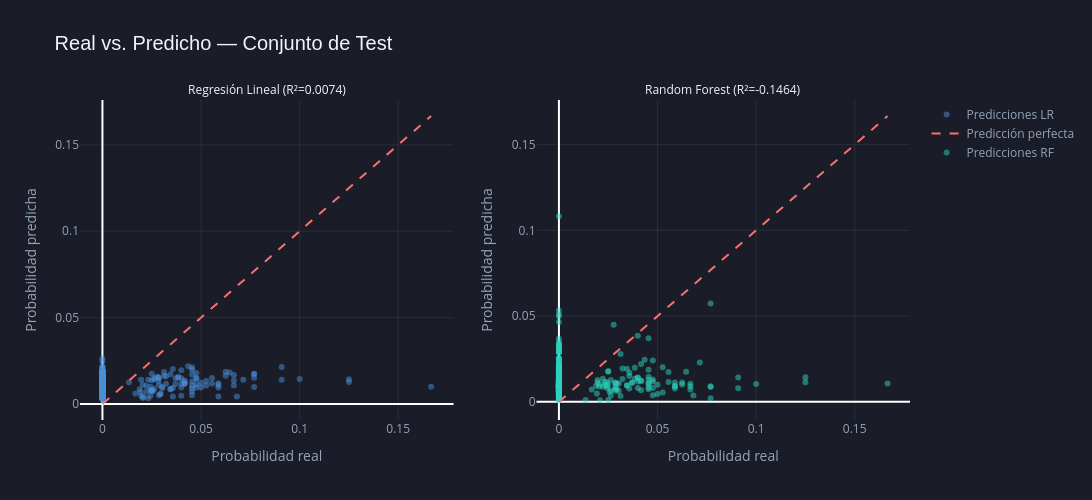

Notebook code for this chart:
### Markdown cell above
El gráfico presenta una comparación directa de los errores de predicción (RMSE y MAE) entre el modelo de Regresión Lineal y el algoritmo de Random Forest, evaluados sobre el conjunto de test. Dado que ambas métricas miden el desvío de las predicciones respecto a los valores reales, un valor menor indica un mejor rendimiento.

1. Interpretación de las Métricas
MAE (Error Absoluto Medio): La Regresión Lineal presenta un MAE de 0.01710 frente al 0.01778 de Random Forest. Esto significa que, en promedio, las predicciones de la Regresión Lineal se equivocan por un margen ligeramente menor.

RMSE (Error Cuadrático Medio): En ambas alternativas el RMSE es mayor que el MAE (LR: 0.02526 vs. RF: 0.02698). Esto es un comportamiento normal en ciencia de datos, ya que el RMSE penaliza con mayor severidad los errores grandes o valores atípicos (outliers).

2. Conclusión Principal
Contrario a la intuición inicial de que los modelos basados en árboles siempre superan a los lineales, para este conjunto de datos específico de siniestralidad vial, la Regresión Lineal demostró una capacidad de generalización ligeramente superior, manteniendo tanto el error promedio como la penalización por grandes desvíos por debajo de los niveles de Random Forest.

### Code cell
# ── Gráfico 2: Real vs Predicho — ambos modelos ───────────────────────────────
import plotly.graph_objects as go
from plotly.subplots import make_subplots

# 1. Calculamos los límites globales para que la línea roja cruce perfecto
min_val = min(y_test.min(), y_pred_lr.min(), y_pred_rf.min())
max_val = max(y_test.max(), y_pred_lr.max(), y_pred_rf.max())
lims = [min_val, max_val]

# 2. Creamos la estructura de 1 fila y 2 columnas (Subplots)
fig_real_predicho = make_subplots(
    rows=1, cols=2, 
    subplot_titles=(
        f'Regresión Lineal (R²={metricas_lr["R2"]:.4f})', 
        f'Random Forest (R²={metricas_rf["R2"]:.4f})'
    )
)

# --- SUBPLOT 1: Regresión Lineal (Izquierda) ---
fig_real_predicho.add_trace(
    go.Scatter(
        x=y_test, y=y_pred_lr, mode='markers',
        marker=dict(color='#4A90D9', opacity=0.5, size=6), # Azul claro
        name='Predicciones LR'
    ),
    row=1, col=1
)
fig_real_predicho.add_trace(
    go.Scatter(
        x=lims, y=lims, mode='lines',
        line=dict(color='#F87171', dash='dash', width=2), # Coral para resaltar el error
        name='Predicción perfecta'
    ),
    row=1, col=1
)

# --- SUBPLOT 2: Random Forest (Derecha) ---
fig_real_predicho.add_trace(
    go.Scatter(
        x=y_test, y=y_pred_rf, mode='markers',
        marker=dict(color='#2DD4BF', opacity=0.5, size=6), # Verde Teal
        name='Predicciones RF'
    ),
    row=1, col=2
)
fig_real_predicho.add_trace(
    go.Scatter(
        x=lims, y=lims, mode='lines',
        line=dict(color='#F87171', dash='dash', width=2),
        showlegend=False
    ),
    row=1, col=2
)

# 3. DISEÑO UNIFICADO OSCURO
fig_real_predicho.update_layout(
    title_text='Real vs. Predicho — Conjunto de Test',
    title_font_size=20,
    title_font_family='Arial',
    
    font_color='#F1F5F9',     # Letras principales claras
    paper_bgcolor='#1A1D27',  # Fondo tarjeta oscuro
    plot_bgcolor='#1A1D27',   # Fondo gráfico oscuro
    
    height=500,
    width=1100,
    showlegend=True,
    legend=dict(font=dict(color='#94A3B8')),
    hovermode='closest'
)

# 4. Ajustes de legibilidad para ejes y grillas tenues
fig_real_predicho.update_xaxes(
    title_text='Probabilidad real', 
    showgrid=True, 
    gridcolor='rgba(255,255,255,0.07)', 
    color='#94A3B8',
    tickfont=dict(color='#94A3B8')
)
fig_real_predicho.update_yaxes(
    title_text='Probabilidad predicha', 
    showgrid=True, 
    gridcolor='rgba(255,255,255,0.07)', 
    color='#94A3B8',
    tickfont=dict(color='#94A3B8')
)

# Truco para forzar el color claro en los subtítulos de los subplots
for annotation in fig_real_predicho['layout']['annotations']:
    annotation['font'] = dict(color='#F1F5F9')

# Mostramos el gráfico interactivo
fig_real_predicho.show()

### Figure 1 — Plotly figure (JSON) as saved in the notebook; plotly's stock layout.template omitted (floating-point values rounded to 4 significant figures; data arrays with more than 128 entries replaced by an {"elided": "..."} marker saying what was removed)
{"data": [{"marker": {"color": "#4A90D9", "opacity": 0.5, "size": 6}, "mode": "markers", "name": "Predicciones LR", "type": "scatter", "x": {"elided": "439 float values"}, "xaxis": "x", "y": {"elided": "439 float values"}, "yaxis": "y"}, {"line": {"color": "#F87171", "dash": "dash", "width": 2}, "mode": "lines", "name": "Predicción perfecta", "type": "scatter", "x": [0, 0.1667], "xaxis": "x", "y": [0, 0.1667], "yaxis": "y"}, {"marker": {"color": "#2DD4BF", "opacity": 0.5, "size": 6}, "mode": "markers", "name": "Predicciones RF", "type": "scatter", "x": {"elided": "439 float values"}, "xaxis": "x2", "y": {"elided": "439 float values"}, "yaxis": "y2"}, {"line": {"color": "#F87171", "dash": "dash", "width": 2}, "mode": "lines", "showlegend": false, "type": "scatter", "x": [0, 0.1667], "xaxis": "x2", "y": [0, 0.1667], "yaxis": "y2"}], "layout": {"annotations": [{"font": {"color": "#F1F5F9"}, "showarrow": false, "text": "Regresión Lineal (R²=0.0074)", "x": 0.225, "xanchor": "center", "xref": "paper", "y": 1, "yanchor": "bottom", "yref": "paper"}, {"font": {"color": "#F1F5F9"}, "showarrow": false, "text": "Random Forest (R²=-0.1464)", "x": 0.775, "xanchor": "center", "xref": "paper", "y": 1, "yanchor": "bottom", "yref": "paper"}], "font": {"color": "#F1F5F9"}, "height": 500, "hovermode": "closest", "legend": {"font": {"color": "#94A3B8"}}, "paper_bgcolor": "#1A1D27", "plot_bgcolor": "#1A1D27", "showlegend": true, "title": {"font": {"family": "Arial", "size": 20}, "text": "Real vs. Predicho — Conjunto de Test"}, "width": 1100, "xaxis": {"anchor": "y", "color": "#94A3B8", "domain": [0, 0.45], "gridcolor": "rgba(255,255,255,0.07)", "showgrid": true, "tickfont": {"color": "#94A3B8"}, "title": {"text": "Probabilidad real"}}, "xaxis2": {"anchor": "y2", "color": "#94A3B8", "domain": [0.55, 1], "gridcolor": "rgba(255,255,255,0.07)", "showgrid": true, "tickfont": {"color": "#94A3B8"}, "title": {"text": "Probabilidad real"}}, "yaxis": {"anchor": "x", "color": "#94A3B8", "domain": [0, 1], "gridcolor": "rgba(255,255,255,0.07)", "showgrid": true, "tickfont": {"color": "#94A3B8"}, "title": {"text": "Probabilidad predicha"}}, "yaxis2": {"anchor": "x2", "color": "#94A3B8", "domain": [0, 1], "gridcolor": "rgba(255,255,255,0.07)", "showgrid": true, "tickfont": {"color": "#94A3B8"}, "title": {"text": "Probabilidad predicha"}}}}
